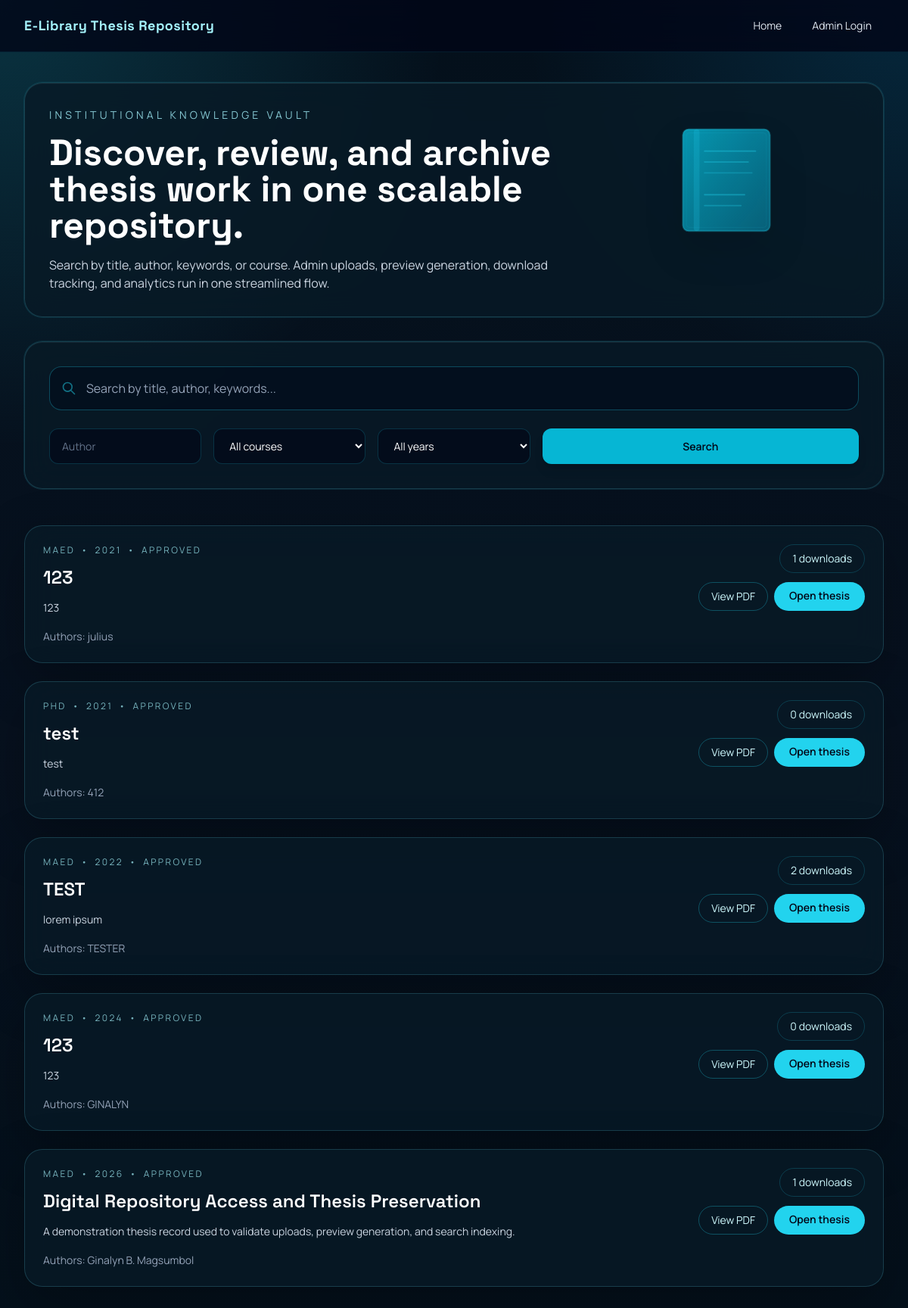
The page / on the database its author committed.
### theses/models.py (models this page shows, shortened)
class Thesis(models.Model):
    class Status(models.TextChoices):
        PENDING = "pending", "Pending"
        APPROVED = "approved", "Approved"
        REJECTED = "rejected", "Rejected"
    id = models.UUIDField(primary_key=True, default=uuid.uuid4, editable=False)
    title = models.CharField(max_length=255, db_index=True)
    abstract = models.TextField()
    pdf_file = models.FileField(upload_to="theses/%Y/%m/")
    preview_page = models.PositiveIntegerField(default=1)
    course = models.ForeignKey(Course, on_delete=models.PROTECT, related_name="theses")
    year = models.PositiveIntegerField(db_index=True)
    authors = models.ManyToManyField(Author, related_name="theses")
    keywords = models.ManyToManyField(Keyword, related_name="theses", blank=True)
    uploaded_by = models.ForeignKey(settings.AUTH_USER_MODEL, on_delete=models.SET_NULL, null=True, related_name="uploaded_theses")
    approved_by = models.ForeignKey(settings.AUTH_USER_MODEL, on_delete=models.SET_NULL, null=True, blank=True, related_name="approved_theses")
    status = models.CharField(max_length=20, choices=Status.choices, default=Status.PENDING, db_index=True)
    is_public = models.BooleanField(default=False)
    download_count = models.PositiveIntegerField(default=0)
    created_at = models.DateTimeField(auto_now_add=True)
    updated_at = models.DateTimeField(auto_now=True)
    published_at = models.DateTimeField(null=True, blank=True)
    class Meta:
        ordering = ["-created_at"]
        indexes = [
            models.Index(fields=["status", "year"]),
            models.Index(fields=["title"]),
        ]
    search_document = models.TextField(blank=True)

class Course(models.Model):
    name = models.CharField(max_length=120, unique=True)
    code = models.CharField(max_length=40, blank=True)
    department = models.CharField(max_length=120, blank=True)
    class Meta:
        ordering = ["name"]

class Author(models.Model):
    full_name = models.CharField(max_length=150, unique=True)
    class Meta:
        ordering = ["full_name"]

### theses/views.py (the view)
# urls.py: path("", ThesisListView.as_view(), name="home"),
class ThesisListView(ListView):
    model = Thesis
    template_name = "theses/list.html"
    context_object_name = "theses"
    paginate_by = 10
    def get_queryset(self):
        return Thesis.objects.filter(is_public=True, status=Thesis.Status.APPROVED).select_related("course", "uploaded_by").prefetch_related("authors", "keywords")
    def get_context_data(self, **kwargs):
        context = super().get_context_data(**kwargs)
        years = Thesis.objects.filter(is_public=True, status=Thesis.Status.APPROVED).values_list('year', flat=True).distinct().order_by('-year')
        context['years_list'] = sorted(set(years), reverse=True)
        return context

### templates/theses/list.html (shortened to what this page needs)
{% extends 'base.html' %}
{% block content %}
<section class="mb-12">
    <div class="glass rounded-3xl p-8 accent-border mb-8 relative overflow-hidden">
        <div class="grid gap-8 lg:grid-cols-[1fr_350px] items-start">
            <div>
                <p class="mb-4 text-sm uppercase tracking-[0.3em] text-cyan-200/80">Institutional knowledge vault</p>
                <h1 class="text-4xl font-bold leading-tight text-white sm:text-5xl">Discover, review, and archive thesis work in one scalable repository.</h1>
                <p class="mt-4 text-slate-300">Search by title, author, keywords, or course. Admin uploads, preview generation, download tracking, and analytics run in one streamlined flow.</p>
            </div>
            <div class="hidden lg:flex items-center justify-center">
                <div class="relative w-48 h-48 animate-pulse">
                </div>
            </div>
        </div>
    </div>
    <div class="glass rounded-3xl p-8 accent-border mb-12">
        <form method="get" action="{% url 'search' %}" class="space-y-6">
            <div class="relative">
                <svg class="absolute left-4 top-1/2 -translate-y-1/2 w-5 h-5 text-cyan-400/50" fill="none" stroke="currentColor" viewBox="0 0 24 24">
                    <path stroke-linecap="round" stroke-linejoin="round" stroke-width="2" d="M21 21l-6-6m2-5a7 7 0 11-14 0 7 7 0 0114 0z" />
                </svg>
                <input name="q" list="global-search-suggestions" placeholder="Search by title, author, keywords..." class="w-full rounded-2xl border border-cyan-400/30 bg-slate-950/40 px-12 py-4 text-base text-white placeholder-slate-400 focus:border-cyan-300 focus:outline-none focus:ring-2 focus:ring-cyan-400/20 transition">
            </div>
            <div class="grid gap-4 grid-cols-1 sm:grid-cols-2 md:grid-cols-5">
                <input name="author" placeholder="Author" class="rounded-xl border border-cyan-400/20 bg-slate-950/60 px-4 py-3 text-sm text-white placeholder-slate-500 focus:border-cyan-300 focus:outline-none transition">
                <select name="course_id" class="rounded-xl border border-cyan-400/20 bg-slate-950/60 px-4 py-3 text-sm text-white focus:border-cyan-300 focus:outline-none transition cursor-pointer">
                    <option value="">All courses</option>
                </select>
                <select name="year" class="rounded-xl border border-cyan-400/20 bg-slate-950/60 px-4 py-3 text-sm text-white focus:border-cyan-300 focus:outline-none transition cursor-pointer">
                    <option value="">All years</option>
                </select>
                <button type="submit" class="md:col-span-2 rounded-xl bg-cyan-500 px-6 py-3 text-sm font-semibold text-slate-950 hover:bg-cyan-400 transition shadow-lg hover:shadow-cyan-500/30">
                    Search
                </button>
            </div>
        </form>
    </div>
</section>
<section class="grid gap-6">
    {% for thesis in theses %}
        <article class="glass rounded-3xl p-6 transition hover:-translate-y-0.5 hover:border-cyan-300/40">
            <div class="flex flex-col gap-4 md:flex-row md:items-start md:justify-between">
                <div>
                    <div class="flex flex-wrap items-center gap-2 text-xs uppercase tracking-[0.2em] text-cyan-200/70">
                        <span>{{ thesis.course.name }}</span>
                        <span>•</span>
                        <span>{{ thesis.year }}</span>
                        <span>•</span>
                        <span>{{ thesis.status }}</span>
                    </div>
                    <h3 class="mt-3 text-2xl font-semibold text-white">
                        <a href="{% url 'thesis-detail' thesis.pk %}" class="hover:text-cyan-200">{{ thesis.title }}</a>
                    </h3>
                    <p class="mt-3 max-w-3xl text-sm leading-6 text-slate-300">{{ thesis.abstract|truncatewords:36 }}</p>
                    <p class="mt-4 text-sm text-slate-400">Authors: {% for author in thesis.authors.all %}{{ author.full_name }}{% if not forloop.last %}, {% endif %}{% endfor %}</p>
                </div>
                <div class="flex flex-col items-start gap-3 md:items-end">
                    <span class="rounded-full border border-cyan-400/20 px-4 py-2 text-sm text-cyan-100">{{ thesis.download_count }} downloads</span>
                    <div class="flex flex-wrap gap-2">
                        <a class="rounded-full border border-cyan-400/30 px-4 py-2 text-sm text-cyan-100 hover:bg-cyan-400/10" href="{% url 'thesis-pdf' thesis.pk %}" onclick="showToast('Opening PDF viewer', 'info')">View PDF</a>
                        <a class="rounded-full bg-cyan-400 px-5 py-2 text-sm font-semibold text-slate-950 hover:bg-cyan-300" href="{% url 'thesis-detail' thesis.pk %}" onclick="showToast('Opening thesis details', 'info')">Open thesis</a>
                    </div>
                </div>
            </div>
        </article>
    {% empty %}
        <div class="glass rounded-3xl p-10 text-center text-slate-300">No published thesis yet.</div>
    {% endfor %}
</section>
{% endblock %}

### templates/base.html (style rules this page uses)
:root { --bg: #07111f; --panel: rgba(8, 26, 39, 0.82); --panel-border: rgba(104, 230, 255, 0.18); --text: #e7f8fb; --muted: #91b5bf; --accent: #22d3ee; --accent-strong: #06b6d4; }
body { font-family: 'Manrope', sans-serif; background: radial-gradient(circle at top left, rgba(34, 211, 238, 0.18), transparent 28%), radial-gradient(circle at top right, rgba(14, 165, 233, 0.16), transparent 24%), linear-gradient(180deg, #04101b 0%, #07111f 55%, #04101b 100%); color: var(--text); min-height: 100vh; }
h1, h2, h3, .brand { font-family: 'Space Grotesk', sans-serif; }
.glass { background: var(--panel); border: 1px solid var(--panel-border); backdrop-filter: blur(18px); box-shadow: 0 24px 70px rgba(0, 0, 0, 0.28); }
.accent-border { box-shadow: inset 0 1px 0 rgba(255,255,255,0.04), 0 0 0 1px rgba(34, 211, 238, 0.12); }

### rows shown on the page
Thesis: course.name "MAED", year "2021", status "APPROVED", title "123", abstract "123", download_count "1"
Author: full_name "julius"
Thesis: course.name "PHD", year "2021", status "APPROVED", title "test", abstract "test", download_count "0"
Author: full_name "412"
Thesis: course.name "MAED", year "2022", status "APPROVED", title "TEST", abstract "lorem ipsum", download_count "2"
Author: full_name "TESTER"
Thesis: course.name "MAED", year "2024", status "APPROVED", title "123", abstract "123", download_count "0"
Author: full_name "GINALYN"
Thesis: course.name "MAED", year "2026", status "APPROVED", title "Digital Repository Access and Thesis Preservation", abstract "A demonstration thesis record used to validate uploads, preview generation, and search indexing.", download_count "1"
Author: full_name "Ginalyn B. Magsumbol"
